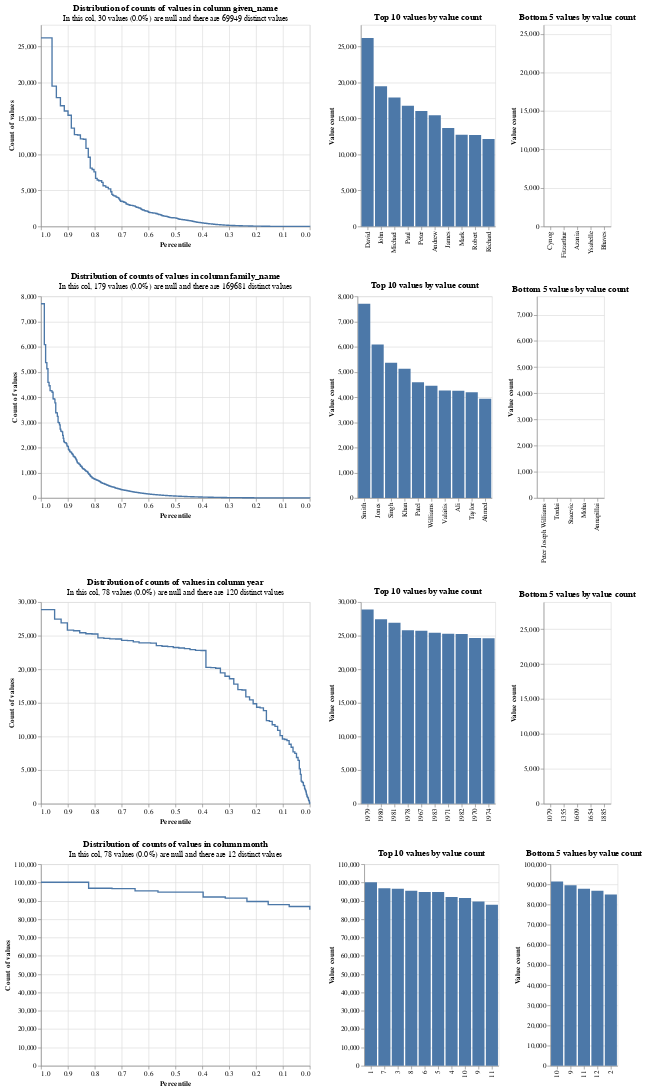

Notebook code cell kept with this figure:
### Code cell
# Setup linker and profile columns

linker = DuckDBLinker([df, df_psc], settings, input_table_aliases=["df", "df_psc"])
linker.profile_columns(["given_name","family_name", "year", "month"], top_n=10, bottom_n=5)
